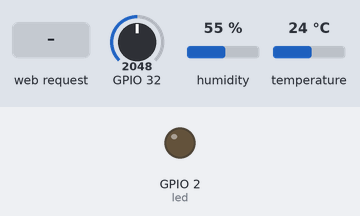
A program run on a simulated ESP32. On the bench: output pins drawn as LEDs (lit = HIGH). The inputs (shaded band) are chosen by the test bench; at power-on: GPIO 32 = 2048, humidity 55 %, temperature 24 °C. WiFi joins after 1.5 s; servers stay silent unless stated; no MQTT or app messages arrive unless stated; what the program prints to the serial monitor is not drawn.

Above: at 4.7 s.
4.8 s: HTTP request GET / received
At 5.7 s:
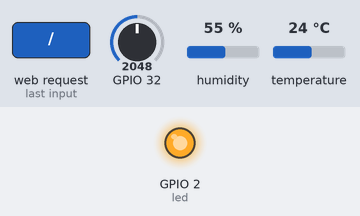
Timing chart, 0 to 7.8 s (numbered marks = the images above; inputs shaded):
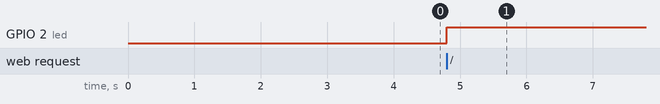

The program:

main.cpp
```cpp
#include <Arduino.h>
#include <WiFi.h>
#include <WiFiClient.h>
#include <WebServer.h>
#include <ESPmDNS.h>
#include <Adafruit_Sensor.h>
#include <DHT.h>
#include <PubSubClient.h>

const char* ssid = "Navn på nettverk";
const char* password = "passord på nettverk";
const char* mqttServer = "IP_ADRESSE_TIL_BROKER"; // Legg til IP-adressen til MQTT-brokeren
const int mqttPort = 1883; // MQTT-brokerens portnummer
const char* mqttUser = "BRUKERNAVN"; // Legg til brukernavnet for MQTT-brokeren
const char* mqttPassword = "PASSORD"; // Legg til passordet for MQTT-brokeren

WiFiClient wifiClient;
PubSubClient mqttClient(wifiClient);

int port = 80;
WebServer server(port);

const int led = LED_BUILTIN;

#define DHTPIN 22
#define DHTTYPE DHT11
DHT dht(DHTPIN, DHTTYPE);

float asoilmoist=analogRead(32);//global variable to store exponential smoothed soil moisture reading

// Function to calculate moisture percentage
float calculateMoisturePercentage(float moisture) {
  float dryValue = 3437.87;
  float wetValue = 1367.7;

  float moisturePercentage = ((moisture - dryValue) / (wetValue - dryValue)) * 100.0;
  return moisturePercentage;
}

void handleRoot() {
  digitalWrite(led, HIGH);

  int sec = millis() / 1000;
  int min = sec / 60;
  int hr = min / 60;

  // Reading temperature or humidity takes about 250 milliseconds!
  // Sensor readings may also be up to 2 seconds 'old' (it's a very slow sensor)
  float hum = dht.readHumidity();
  float temp = dht.readTemperature(); // Read temperature in Celsius (the default)

  // Check if any reads failed and exit early (to try again).
  if (isnan(hum) || isnan(temp)) {
    Serial.println(F("Failed to read from DHT sensor!"));
    return;
  }

   // Update soil moisture value
  asoilmoist = 0.95 * asoilmoist + 0.05 * analogRead(32); // Exponential smoothing of soil moisture

  float moisturePercentage = calculateMoisturePercentage(asoilmoist);
  String webtext = "<html>\
  <head>\
    <meta http-equiv='refresh' content='5'/>\
    <title>ESP32 WIFI SOIL MOISTURE SENSOR</title>\
    <style>\
      body { background-color: #f2f2f2; font-family: Arial, Helvetica, sans-serif; color: #333; }\
      h1 { text-align: center; }\
      p { margin-bottom: 10px; }\
      .reading { font-size: 18px; font-weight: bold; }\
      .datetime { font-size: 14px; color: #666; }\
    </style>\
  </head>\
  <body>\
    <h1>ESP32 WIFI SOIL MOISTURE SENSOR</h1>\
    <br>\
    <p>Date/Time: <span id='datetime'></span></p>\
    <script>\
      var dt = new Date();\
      document.getElementById('datetime').innerHTML = (('0' + dt.getDate()).slice(-2)) + '.' + (('0' + (dt.getMonth() + 1)).slice(-2)) + '.' + dt.getFullYear() + ' ' + (('0' + dt.getHours()).slice(-2)) + ':' + (('0' + dt.getMinutes()).slice(-2));\
    </script>\
    <br>\
    <p class='reading'>Soil Moisture: " + String(asoilmoist) + "</p>\
    <p class='reading'>Moisture Percentage: " + String(moisturePercentage) + "%</p>\
    <p class='reading'>Temperature: " + String(temp) + " &#176;C</p>\
    <p class='reading'>Humidity: " + String(hum) + " %</p>\
  </body>\
</html>";

  server.send(200, "text/html", webtext);

  // Publish data to MQTT broker
  String mqttPayload = String(moisturePercentage);
  mqttClient.publish("soil-moisture", mqttPayload.c_str());
}

void handleNotFound() {
  digitalWrite(led, HIGH);

  String message = "File Not Found\n\n";
  message += "URI: ";
  message += server.uri();
  message += "\nMethod: ";
  message += (server.method() == HTTP_GET) ? "GET" : "POST";
  message += "\nArguments: ";
  message += server.args();
  message += "\n";

  for (uint8_t i = 0; i < server.args(); i++) {
    message += " " + server.argName(i) + ": " + server.arg(i) + "\n";
  }

  server.send(404, "text/plain", message);
  digitalWrite(led, LOW);
  delay(1000);
  digitalWrite(led, HIGH);
}

void setupWiFi() {
  WiFi.mode(WIFI_STA);
  WiFi.begin(ssid, password);

  while (WiFi.status() != WL_CONNECTED) {
    delay(500);
    Serial.print(".");
  }

  Serial.println("");
  Serial.print("Connected to ");
  Serial.println(ssid);
  Serial.print("IP address: ");
  Serial.println(WiFi.localIP());
}

void connectToMQTTBroker() {
  mqttClient.setServer(mqttServer, mqttPort);
  mqttClient.setCallback([](char* topic, byte* payload, unsigned int length) {
    // Handle MQTT message callback, if needed
  });

  while (!mqttClient.connected()) {
    if (mqttClient.connect("ESP32Client", mqttUser, mqttPassword)) {
      Serial.println("Connected to MQTT broker");
    } else {
      Serial.print("Failed to connect to MQTT broker, rc=");
      Serial.print(mqttClient.state());
      Serial.println(" Retrying in 5 seconds...");
      delay(5000);
    }
  }
}

void reconnectToMQTTBroker() {
  while (!mqttClient.connected()) {
    if (mqttClient.connect("ESP32Client", mqttUser, mqttPassword)) {
      Serial.println("Reconnected to MQTT broker");
    } else {
      Serial.print("Failed to reconnect to MQTT broker, rc=");
      Serial.print(mqttClient.state());
      Serial.println(" Retrying in 5 seconds...");
      delay(5000);
    }
  }
}

void setup() {
  pinMode(led, OUTPUT);
  digitalWrite(led, LOW);

  Serial.begin(115200);

  setupWiFi();
  connectToMQTTBroker();

  if (MDNS.begin("esp32")) {
    Serial.println("MDNS responder started");
  }

  server.on("/", handleRoot);
  server.onNotFound(handleNotFound);

  server.begin();
  Serial.println("HTTP server started");

  dht.begin();
  delay(2000);
}

void loop() {
 asoilmoist = 0.9 * asoilmoist + 0.1 * analogRead(32); // Exponential smoothing of soil moisture
  server.handleClient();
}
```

Measured:
- after the input at 4.8 s, GPIO 2 (led): LOW → HIGH at once
